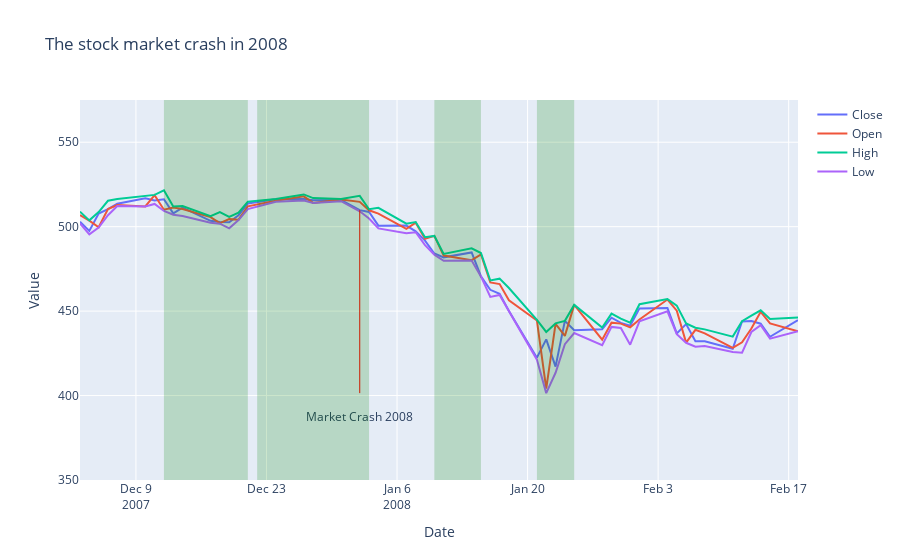

The notebook cell saved with this chart:
### Code cell
## For comparisation, stock crash of 2008
## options are: 'Close', 'Open', 'High', 'Low', 'day_diff', 'winloss'
option_list = ['Close', 'Open', 'High', 'Low']
title = 'The stock market crash in 2008'
fig, AEX_s = plot_period_stocks(AEX, '2007-12-01', '2008-02-18', option_list, title)
fig = plot_line_in_fig(fig, AEX_s, '2008-01-02', 'Market Crash 2008')
fig = plot_shape_in_fig(fig, '2007-12-12', '2007-12-21')
fig = plot_shape_in_fig(fig, '2007-12-22', '2008-01-03')
fig = plot_shape_in_fig(fig, '2008-01-10', '2008-01-15')
fig = plot_shape_in_fig(fig, '2008-01-21', '2008-01-25')

fig
